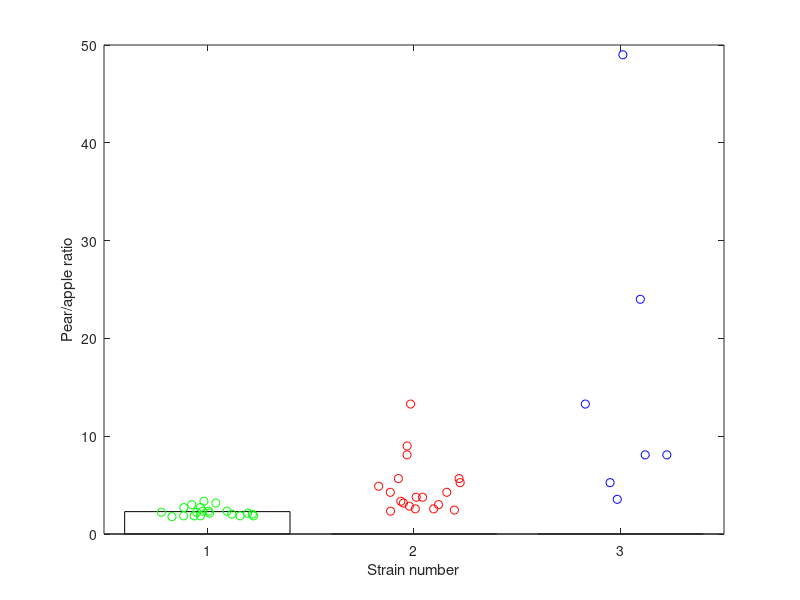
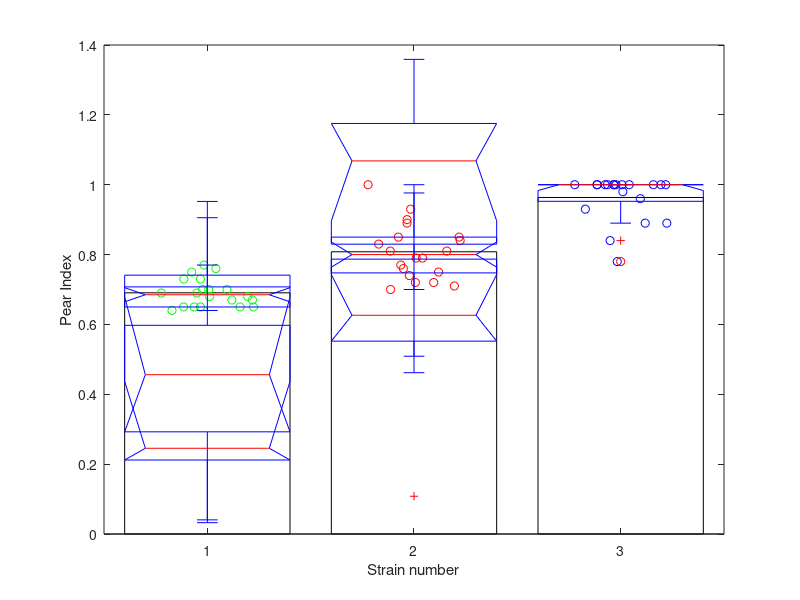
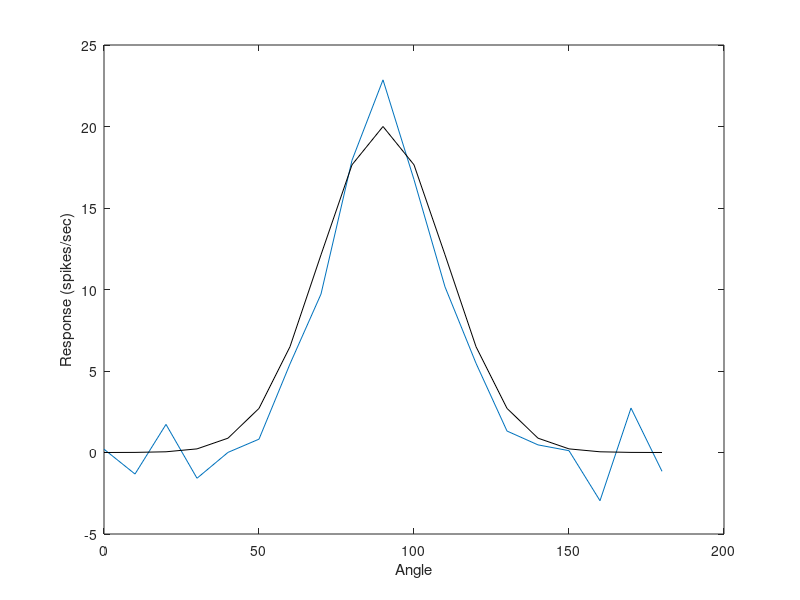

The MATLAB source for these figures, in order: (Note: this script raises an error after producing the figures.)
% Lab2.3
% Creating Robust Index Values

cd data
flies1 = load('flies1.txt','-ascii');
flies2 = load('flies2.txt','-ascii');
flies3 = load('flies3.txt','-ascii');
cd ..

% Beware the simple ratio index

pearappleratio1 = flies1(:,1)./flies1(:,2) % perform element-by-element division
pearappleratio2 = flies2(:,1)./flies2(:,2); 
pearappleratio3 = flies3(:,1)./flies3(:,2);

mn1 = mean(pearappleratio1),
mn2 = mean(pearappleratio2),
mn3 = mean(pearappleratio3),

figure('name','Pear/Apple Ratio');  % new trick, we'll give this figure a name
bar([1 2 3],[mn1 mn2 mn3],'w');
hold on
x_scatter = randn(size(pearappleratio1))/10;
plot(1+x_scatter, pearappleratio1,'go');
plot(2+x_scatter, pearappleratio2,'ro');
plot(3+x_scatter, pearappleratio3,'bo');
xlabel('Strain number');
ylabel('Pear/apple ratio');
set(gca,'xtick',[1 2 3]);


% Normalization
% ------------
pearindex1 = flies1(:,1)./(flies1(:,1)+flies1(:,2)) % do el-by-el sum,division
pearindex2 = flies2(:,1)./(flies2(:,1)+flies2(:,2)) % do el-by-el sum,division
pearindex3 = flies3(:,1)./(flies3(:,1)+flies3(:,2)) % do el-by-el sum,division

mn1 = mean(pearindex1),
mn2 = mean(pearindex2),
mn3 = mean(pearindex3),

figure('name','Pear Index');
bar([1 2 3],[mn1 mn2 mn3],'w');
hold on
plot(1+x_scatter, pearindex1,'go');
plot(2+x_scatter, pearindex2,'ro');
plot(3+x_scatter, pearindex3,'bo');
xlabel('Strain number');
ylabel('Pear Index');
set(gca,'xtick',[1 2 3]);

% Index names are important
% ----------

% Non-parametric test for index values: the Kruskal-Wallis test

% Rank order
x1 = rand(10,1)
x2 = rand(10,1)

x_12 = [x1;x2]
[x_sort,index] = sort(x_12)

inds_x1 = find(index<=10);
inds_x2 = find(index>10);

index(inds_x1) = 1;
index(inds_x2) = 2;
index,  

mean(inds_x1)
mean(inds_x2)

x3 = rand(10,1)
x4 = rand(10,1) + 0.5; % we'll artificially shift this data set over

x_34 = [x3;x4]
[x34_sort,index34] = sort(x_34)
inds_x3 = find(index34<=10);
inds_x4 = find(index34>10);

index(inds_x3) = 1;
index(inds_x4) = 2;
index,  
mean(inds_x3)
mean(inds_x4)

% Kruskal Wallis. 
% Group variables
G = [1 1 1 1 1 1 1 1 1 1 2 2 2 2 2 2 2 2 2 2 ]; 

p12 = kruskalwallis([x1;x2],G)
p34 = kruskalwallis([x3;x4],G)

repmat([1 2 3],2,1)
repmat([1 2 3],1,2)

G = [repmat(1,1,length(x1)) repmat(2,1,length(x2))]

% This is a good solution for preparing the "group membership" values for anova1 or kruskalwallis. 

Gf = [ repmat(1,1,length(pearindex1)) repmat(2,1,length(pearindex2)) ...
            repmat(3,1,length(pearindex3))]

p = kruskalwallis([pearindex1;pearindex2;pearindex3],Gf);

%  why don't we always use non-parametric tests instead of t-tests or ANOVAs?

% Kruskal-Wallis and Mann Whitney
%The most common non-parametric test that is referred to in textbooks is the "Mann-Whitney U-test".  
% This test is the same as the Kruskal-Wallis test for the case that the number of data groups is 2. 
% Kruskal and Wallis extended the Mann-Whitney U-test to an arbitrary number of groups (including 2).  
% When you see the Mann-Whitney test used, just think Kruskal-Wallis, it is the same thing.

% Case study:  orientation selectivity in visual cortical neurons
% -----------------------------------

% if-else statements
a = 0;
if a<5,
   a = 3,
elseif a>5,
   a = 30,
else,
   a = 0,
end;

if a<5,
   a = 3;
end;

if a<5,
   a  = 3;
else, 
   a = 0;
end;

% Testing index robustness
a = 20; % peak responses, in spikes/sec
b = 90; % location
c = 20; % width
d = 0; % offset
e = 2;   % amount of noise
angles = 0:10:180

ori_nonoise = a*exp(-((b-angles).^2)/(2*c^2))+d+0*randn(size(angles));
ori = a*exp(-((b-angles).^2)/(2*c^2))+d+e*randn(size(angles));

figure;
plot(angles,ori); xlabel('Angle'); ylabel('Response (spikes/sec)');
hold on;
plot(angles,ori_nonoise,'k-');
osi = orientation_selectivity_index(angles,ori)
ovi = orientation_vector_index(angles,ori)

% nested loop to test index values
true_osi = [];
measured_osi = [];
measured_ovi = [];
a = 20; d = 0;
while d<=10,
    i = 1;
    while i<=5,
        ori = a*exp(-((b-angles).^2)/(2*c^2))+d+e*randn(size(angles));
        true_osi(end+1) = (a+d-d)/(a+d);
        measured_osi(end+1) = orientation_selectivity_index(angles,ori);
        measured_ovi(end+1) = orientation_vector_index(angles,ori);
        i = i + 1;
    end;
    d = d + 1; % increase baseline
    a = a - 2; % decrease peak rate
end

figure;
plot(true_osi,measured_osi,'gs'); % green squares
hold on;
plot(true_osi,measured_ovi,'bo'); % blue circles
xlabel('True osi');
ylabel('Measured osi (green) ovi (blue)');

% Appendix:  the bootstrap



